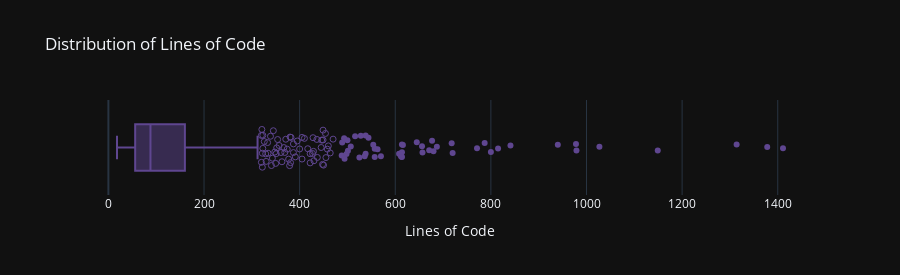

Source (notebook cell):
### Code cell
# Overall box plot for all code
fig = px.box(df,
             title='Distribution of Lines of Code',
             x='lines',
             height=275,
             template=template,
             color_discrete_sequence=theme,
             hover_data=['project','path','filename'],
             labels={
                 'project': 'Project',
                 'lines': 'Lines of Code',
             },
             points='suspectedoutliers')
fig.update_traces(quartilemethod='linear', jitter=1)
fig.show()

### Figure 1 — Plotly figure (JSON) as saved in the notebook; plotly's stock layout.template omitted (floating-point values rounded to 4 significant figures; data arrays with more than 128 entries replaced by an {"elided": "..."} marker saying what was removed)
{"data": [{"alignmentgroup": "True", "boxpoints": "suspectedoutliers", "customdata": {"elided": "1362x3 str values"}, "hovertemplate": "Lines of Code=%{x}<br>Project=%{customdata[0]}<br>path=%{customdata[1]}<br>filename=%{customdata[2]}<extra></extra>", "jitter": 1, "legendgroup": "", "marker": {"color": "rgb(95, 70, 144)"}, "name": "", "notched": false, "offsetgroup": "", "orientation": "h", "quartilemethod": "linear", "showlegend": false, "type": "box", "x": {"elided": "1362 int values"}, "x0": " ", "xaxis": "x", "y0": " ", "yaxis": "y"}], "layout": {"boxmode": "group", "height": 275, "legend": {"tracegroupgap": 0}, "title": {"text": "Distribution of Lines of Code"}, "xaxis": {"anchor": "y", "domain": [0, 1], "title": {"text": "Lines of Code"}}, "yaxis": {"anchor": "x", "domain": [0, 1]}}}
